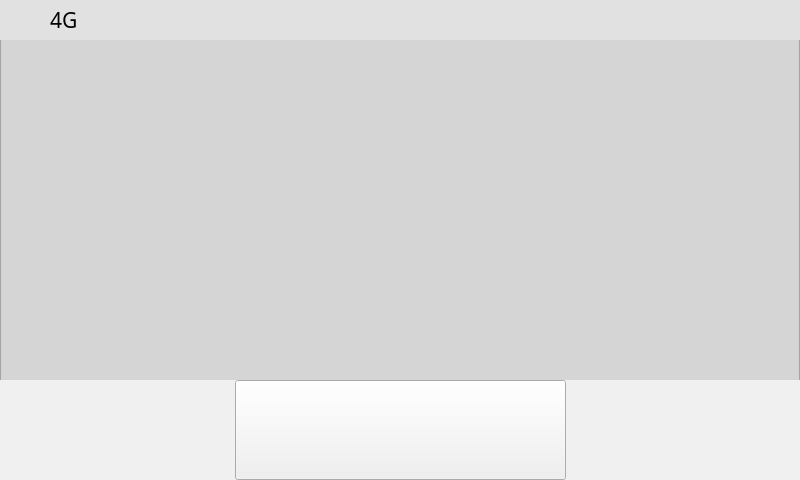
<?xml version="1.0" encoding="UTF-8"?>
<ui version="4.0">
 <class>Form</class>
 <widget class="QWidget" name="Form">
  <property name="geometry">
   <rect>
    <x>0</x>
    <y>0</y>
    <width>800</width>
    <height>480</height>
   </rect>
  </property>
  <property name="windowTitle">
   <string>Form</string>
  </property>
  <widget class="QFrame" name="frame">
   <property name="geometry">
    <rect>
     <x>0</x>
     <y>0</y>
     <width>800</width>
     <height>480</height>
    </rect>
   </property>
   <property name="styleSheet">
    <string notr="true">background-color: rgb(214, 213, 214);</string>
   </property>
   <property name="frameShape">
    <enum>QFrame::StyledPanel</enum>
   </property>
   <property name="frameShadow">
    <enum>QFrame::Raised</enum>
   </property>
   <property name="lineWidth">
    <number>0</number>
   </property>
   <widget class="QFrame" name="frame_2">
    <property name="geometry">
     <rect>
      <x>0</x>
      <y>0</y>
      <width>800</width>
      <height>40</height>
     </rect>
    </property>
    <property name="autoFillBackground">
     <bool>false</bool>
    </property>
    <property name="styleSheet">
     <string notr="true">background-color: rgb(225, 225, 225);</string>
    </property>
    <property name="frameShape">
     <enum>QFrame::NoFrame</enum>
    </property>
    <property name="frameShadow">
     <enum>QFrame::Raised</enum>
    </property>
    <widget class="QLabel" name="label">
     <property name="geometry">
      <rect>
       <x>13</x>
       <y>12</y>
       <width>28</width>
       <height>17</height>
      </rect>
     </property>
     <property name="text">
      <string/>
     </property>
     <property name="pixmap">
      <pixmap resource="image.qrc">:/frame/res/frame/信号4.png</pixmap>
     </property>
    </widget>
    <widget class="QLabel" name="label_2">
     <property name="geometry">
      <rect>
       <x>50</x>
       <y>11</y>
       <width>29</width>
       <height>18</height>
      </rect>
     </property>
     <property name="font">
      <font>
       <family>MicrosoftYaHei</family>
       <pointsize>16</pointsize>
       <weight>50</weight>
       <italic>false</italic>
       <bold>false</bold>
      </font>
     </property>
     <property name="styleSheet">
      <string notr="true">color: rgb(0, 0, 0);
font: 16pt &quot;MicrosoftYaHei&quot;;</string>
     </property>
     <property name="text">
      <string>4G</string>
     </property>
    </widget>
   </widget>
   <widget class="QFrame" name="frame_3">
    <property name="geometry">
     <rect>
      <x>0</x>
      <y>380</y>
      <width>800</width>
      <height>100</height>
     </rect>
    </property>
    <property name="styleSheet">
     <string notr="true">background-color: rgb(240, 240, 240);</string>
    </property>
    <property name="frameShape">
     <enum>QFrame::NoFrame</enum>
    </property>
    <property name="frameShadow">
     <enum>QFrame::Plain</enum>
    </property>
    <property name="lineWidth">
     <number>0</number>
    </property>
    <widget class="QPushButton" name="pushButton">
     <property name="geometry">
      <rect>
       <x>235</x>
       <y>0</y>
       <width>331</width>
       <height>100</height>
      </rect>
     </property>
     <property name="styleSheet">
      <string notr="true">border-image: url(:/frame/res/frame/切换到 自动驾驶.png);</string>
     </property>
     <property name="text">
      <string/>
     </property>
    </widget>
   </widget>
  </widget>
 </widget>
 <resources>
  <include location="image.qrc"/>
 </resources>
 <connections/>
</ui>
